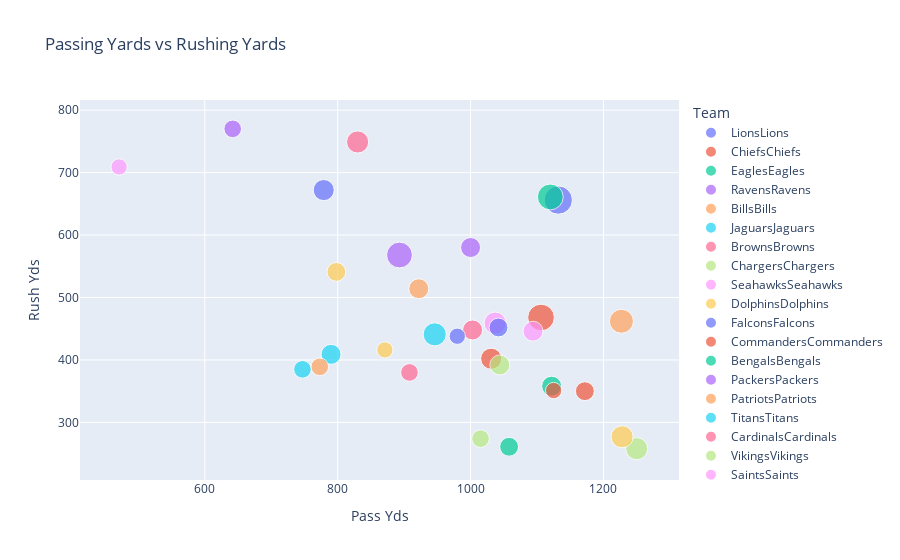

Here is the notebook cell this chart was saved with:
### Code cell
px.scatter(passing_rushing_df, x='Pass Yds', y='Rush Yds', color='Team', size='Tot TD', title='Passing Yards vs Rushing Yards')

### Figure 1 — Plotly figure (JSON) as saved in the notebook; plotly's stock layout.template omitted (floating-point values rounded to 4 significant figures)
{"data": [{"hovertemplate": "Team=LionsLions<br>Pass Yds=%{x}<br>Rush Yds=%{y}<br>Tot TD=%{marker.size}<extra></extra>", "legendgroup": "LionsLions", "marker": {"color": "#636efa", "size": [18], "sizemode": "area", "sizeref": 0.045, "symbol": "circle"}, "mode": "markers", "name": "LionsLions", "orientation": "v", "showlegend": true, "type": "scatter", "x": [1132], "xaxis": "x", "y": [656], "yaxis": "y"}, {"hovertemplate": "Team=ChiefsChiefs<br>Pass Yds=%{x}<br>Rush Yds=%{y}<br>Tot TD=%{marker.size}<extra></extra>", "legendgroup": "ChiefsChiefs", "marker": {"color": "#EF553B", "size": [16], "sizemode": "area", "sizeref": 0.045, "symbol": "circle"}, "mode": "markers", "name": "ChiefsChiefs", "orientation": "v", "showlegend": true, "type": "scatter", "x": [1106], "xaxis": "x", "y": [468], "yaxis": "y"}, {"hovertemplate": "Team=EaglesEagles<br>Pass Yds=%{x}<br>Rush Yds=%{y}<br>Tot TD=%{marker.size}<extra></extra>", "legendgroup": "EaglesEagles", "marker": {"color": "#00cc96", "size": [15], "sizemode": "area", "sizeref": 0.045, "symbol": "circle"}, "mode": "markers", "name": "EaglesEagles", "orientation": "v", "showlegend": true, "type": "scatter", "x": [1120], "xaxis": "x", "y": [661], "yaxis": "y"}, {"hovertemplate": "Team=RavensRavens<br>Pass Yds=%{x}<br>Rush Yds=%{y}<br>Tot TD=%{marker.size}<extra></extra>", "legendgroup": "RavensRavens", "marker": {"color": "#ab63fa", "size": [15], "sizemode": "area", "sizeref": 0.045, "symbol": "circle"}, "mode": "markers", "name": "RavensRavens", "orientation": "v", "showlegend": true, "type": "scatter", "x": [893], "xaxis": "x", "y": [568], "yaxis": "y"}, {"hovertemplate": "Team=BillsBills<br>Pass Yds=%{x}<br>Rush Yds=%{y}<br>Tot TD=%{marker.size}<extra></extra>", "legendgroup": "BillsBills", "marker": {"color": "#FFA15A", "size": [13], "sizemode": "area", "sizeref": 0.045, "symbol": "circle"}, "mode": "markers", "name": "BillsBills", "orientation": "v", "showlegend": true, "type": "scatter", "x": [1227], "xaxis": "x", "y": [462], "yaxis": "y"}, {"hovertemplate": "Team=JaguarsJaguars<br>Pass Yds=%{x}<br>Rush Yds=%{y}<br>Tot TD=%{marker.size}<extra></extra>", "legendgroup": "JaguarsJaguars", "marker": {"color": "#19d3f3", "size": [12], "sizemode": "area", "sizeref": 0.045, "symbol": "circle"}, "mode": "markers", "name": "JaguarsJaguars", "orientation": "v", "showlegend": true, "type": "scatter", "x": [946], "xaxis": "x", "y": [441], "yaxis": "y"}, {"hovertemplate": "Team=BrownsBrowns<br>Pass Yds=%{x}<br>Rush Yds=%{y}<br>Tot TD=%{marker.size}<extra></extra>", "legendgroup": "BrownsBrowns", "marker": {"color": "#FF6692", "size": [11], "sizemode": "area", "sizeref": 0.045, "symbol": "circle"}, "mode": "markers", "name": "BrownsBrowns", "orientation": "v", "showlegend": true, "type": "scatter", "x": [830], "xaxis": "x", "y": [749], "yaxis": "y"}, {"hovertemplate": "Team=ChargersChargers<br>Pass Yds=%{x}<br>Rush Yds=%{y}<br>Tot TD=%{marker.size}<extra></extra>", "legendgroup": "ChargersChargers", "marker": {"color": "#B6E880", "size": [11], "sizemode": "area", "sizeref": 0.045, "symbol": "circle"}, "mode": "markers", "name": "ChargersChargers", "orientation": "v", "showlegend": true, "type": "scatter", "x": [1250], "xaxis": "x", "y": [258], "yaxis": "y"}, {"hovertemplate": "Team=SeahawksSeahawks<br>Pass Yds=%{x}<br>Rush Yds=%{y}<br>Tot TD=%{marker.size}<extra></extra>", "legendgroup": "SeahawksSeahawks", "marker": {"color": "#FF97FF", "size": [11], "sizemode": "area", "sizeref": 0.045, "symbol": "circle"}, "mode": "markers", "name": "SeahawksSeahawks", "orientation": "v", "showlegend": true, "type": "scatter", "x": [1037], "xaxis": "x", "y": [459], "yaxis": "y"}, {"hovertemplate": "Team=DolphinsDolphins<br>Pass Yds=%{x}<br>Rush Yds=%{y}<br>Tot TD=%{marker.size}<extra></extra>", "legendgroup": "DolphinsDolphins", "marker": {"color": "#FECB52", "size": [11], "sizemode": "area", "sizeref": 0.045, "symbol": "circle"}, "mode": "markers", "name": "DolphinsDolphins", "orientation": "v", "showlegend": true, "type": "scatter", "x": [1228], "xaxis": "x", "y": [277], "yaxis": "y"}, {"hovertemplate": "Team=FalconsFalcons<br>Pass Yds=%{x}<br>Rush Yds=%{y}<br>Tot TD=%{marker.size}<extra></extra>", "legendgroup": "FalconsFalcons", "marker": {"color": "#636efa", "size": [10], "sizemode": "area", "sizeref": 0.045, "symbol": "circle"}, "mode": "markers", "name": "FalconsFalcons", "orientation": "v", "showlegend": true, "type": "scatter", "x": [779], "xaxis": "x", "y": [672], "yaxis": "y"}, {"hovertemplate": "Team=CommandersCommanders<br>Pass Yds=%{x}<br>Rush Yds=%{y}<br>Tot TD=%{marker.size}<extra></extra>", "legendgroup": "CommandersCommanders", "marker": {"color": "#EF553B", "size": [10], "sizemode": "area", "sizeref": 0.045, "symbol": "circle"}, "mode": "markers", "name": "CommandersCommanders", "orientation": "v", "showlegend": true, "type": "scatter", "x": [1031], "xaxis": "x", "y": [402], "yaxis": "y"}, {"hovertemplate": "Team=BengalsBengals<br>Pass Yds=%{x}<br>Rush Yds=%{y}<br>Tot TD=%{marker.size}<extra></extra>", "legendgroup": "BengalsBengals", "marker": {"color": "#00cc96", "size": [9], "sizemode": "area", "sizeref": 0.045, "symbol": "circle"}, "mode": "markers", "name": "BengalsBengals", "orientation": "v", "showlegend": true, "type": "scatter", "x": [1122], "xaxis": "x", "y": [358], "yaxis": "y"}, {"hovertemplate": "Team=PackersPackers<br>Pass Yds=%{x}<br>Rush Yds=%{y}<br>Tot TD=%{marker.size}<extra></extra>", "legendgroup": "PackersPackers", "marker": {"color": "#ab63fa", "size": [9], "sizemode": "area", "sizeref": 0.045, "symbol": "circle"}, "mode": "markers", "name": "PackersPackers", "orientation": "v", "showlegend": true, "type": "scatter", "x": [1000], "xaxis": "x", "y": [580], "yaxis": "y"}, {"hovertemplate": "Team=PatriotsPatriots<br>Pass Yds=%{x}<br>Rush Yds=%{y}<br>Tot TD=%{marker.size}<extra></extra>", "legendgroup": "PatriotsPatriots", "marker": {"color": "#FFA15A", "size": [9], "sizemode": "area", "sizeref": 0.045, "symbol": "circle"}, "mode": "markers", "name": "PatriotsPatriots", "orientation": "v", "showlegend": true, "type": "scatter", "x": [922], "xaxis": "x", "y": [514], "yaxis": "y"}, {"hovertemplate": "Team=TitansTitans<br>Pass Yds=%{x}<br>Rush Yds=%{y}<br>Tot TD=%{marker.size}<extra></extra>", "legendgroup": "TitansTitans", "marker": {"color": "#19d3f3", "size": [9], "sizemode": "area", "sizeref": 0.045, "symbol": "circle"}, "mode": "markers", "name": "TitansTitans", "orientation": "v", "showlegend": true, "type": "scatter", "x": [790], "xaxis": "x", "y": [409], "yaxis": "y"}, {"hovertemplate": "Team=CardinalsCardinals<br>Pass Yds=%{x}<br>Rush Yds=%{y}<br>Tot TD=%{marker.size}<extra></extra>", "legendgroup": "CardinalsCardinals", "marker": {"color": "#FF6692", "size": [9], "sizemode": "area", "sizeref": 0.045, "symbol": "circle"}, "mode": "markers", "name": "CardinalsCardinals", "orientation": "v", "showlegend": true, "type": "scatter", "x": [1003], "xaxis": "x", "y": [448], "yaxis": "y"}, {"hovertemplate": "Team=VikingsVikings<br>Pass Yds=%{x}<br>Rush Yds=%{y}<br>Tot TD=%{marker.size}<extra></extra>", "legendgroup": "VikingsVikings", "marker": {"color": "#B6E880", "size": [9], "sizemode": "area", "sizeref": 0.045, "symbol": "circle"}, "mode": "markers", "name": "VikingsVikings", "orientation": "v", "showlegend": true, "type": "scatter", "x": [1044], "xaxis": "x", "y": [392], "yaxis": "y"}, {"hovertemplate": "Team=SaintsSaints<br>Pass Yds=%{x}<br>Rush Yds=%{y}<br>Tot TD=%{marker.size}<extra></extra>", "legendgroup": "SaintsSaints", "marker": {"color": "#FF97FF", "size": [9], "sizemode": "area", "sizeref": 0.045, "symbol": "circle"}, "mode": "markers", "name": "SaintsSaints", "orientation": "v", "showlegend": true, "type": "scatter", "x": [1094], "xaxis": "x", "y": [446], "yaxis": "y"}, {"hovertemplate": "Team=49ers49ers<br>Pass Yds=%{x}<br>Rush Yds=%{y}<br>Tot TD=%{marker.size}<extra></extra>", "legendgroup": "49ers49ers", "marker": {"color": "#FECB52", "size": [8], "sizemode": "area", "sizeref": 0.045, "symbol": "circle"}, "mode": "markers", "name": "49ers49ers", "orientation": "v", "showlegend": true, "type": "scatter", "x": [798], "xaxis": "x", "y": [541], "yaxis": "y"}, {"hovertemplate": "Team=RaidersRaiders<br>Pass Yds=%{x}<br>Rush Yds=%{y}<br>Tot TD=%{marker.size}<extra></extra>", "legendgroup": "RaidersRaiders", "marker": {"color": "#636efa", "size": [8], "sizemode": "area", "sizeref": 0.045, "symbol": "circle"}, "mode": "markers", "name": "RaidersRaiders", "orientation": "v", "showlegend": true, "type": "scatter", "x": [1042], "xaxis": "x", "y": [452], "yaxis": "y"}, {"hovertemplate": "Team=JetsJets<br>Pass Yds=%{x}<br>Rush Yds=%{y}<br>Tot TD=%{marker.size}<extra></extra>", "legendgroup": "JetsJets", "marker": {"color": "#EF553B", "size": [8], "sizemode": "area", "sizeref": 0.045, "symbol": "circle"}, "mode": "markers", "name": "JetsJets", "orientation": "v", "showlegend": true, "type": "scatter", "x": [1172], "xaxis": "x", "y": [350], "yaxis": "y"}, {"hovertemplate": "Team=BuccaneersBuccaneers<br>Pass Yds=%{x}<br>Rush Yds=%{y}<br>Tot TD=%{marker.size}<extra></extra>", "legendgroup": "BuccaneersBuccaneers", "marker": {"color": "#00cc96", "size": [8], "sizemode": "area", "sizeref": 0.045, "symbol": "circle"}, "mode": "markers", "name": "BuccaneersBuccaneers", "orientation": "v", "showlegend": true, "type": "scatter", "x": [1058], "xaxis": "x", "y": [261], "yaxis": "y"}, {"hovertemplate": "Team=GiantsGiants<br>Pass Yds=%{x}<br>Rush Yds=%{y}<br>Tot TD=%{marker.size}<extra></extra>", "legendgroup": "GiantsGiants", "marker": {"color": "#ab63fa", "size": [7], "sizemode": "area", "sizeref": 0.045, "symbol": "circle"}, "mode": "markers", "name": "GiantsGiants", "orientation": "v", "showlegend": true, "type": "scatter", "x": [642], "xaxis": "x", "y": [770], "yaxis": "y"}, {"hovertemplate": "Team=SteelersSteelers<br>Pass Yds=%{x}<br>Rush Yds=%{y}<br>Tot TD=%{marker.size}<extra></extra>", "legendgroup": "SteelersSteelers", "marker": {"color": "#FFA15A", "size": [7], "sizemode": "area", "sizeref": 0.045, "symbol": "circle"}, "mode": "markers", "name": "SteelersSteelers", "orientation": "v", "showlegend": true, "type": "scatter", "x": [773], "xaxis": "x", "y": [389], "yaxis": "y"}, {"hovertemplate": "Team=PanthersPanthers<br>Pass Yds=%{x}<br>Rush Yds=%{y}<br>Tot TD=%{marker.size}<extra></extra>", "legendgroup": "PanthersPanthers", "marker": {"color": "#19d3f3", "size": [7], "sizemode": "area", "sizeref": 0.045, "symbol": "circle"}, "mode": "markers", "name": "PanthersPanthers", "orientation": "v", "showlegend": true, "type": "scatter", "x": [747], "xaxis": "x", "y": [385], "yaxis": "y"}, {"hovertemplate": "Team=TexansTexans<br>Pass Yds=%{x}<br>Rush Yds=%{y}<br>Tot TD=%{marker.size}<extra></extra>", "legendgroup": "TexansTexans", "marker": {"color": "#FF6692", "size": [7], "sizemode": "area", "sizeref": 0.045, "symbol": "circle"}, "mode": "markers", "name": "TexansTexans", "orientation": "v", "showlegend": true, "type": "scatter", "x": [908], "xaxis": "x", "y": [380], "yaxis": "y"}, {"hovertemplate": "Team=RamsRams<br>Pass Yds=%{x}<br>Rush Yds=%{y}<br>Tot TD=%{marker.size}<extra></extra>", "legendgroup": "RamsRams", "marker": {"color": "#B6E880", "size": [7], "sizemode": "area", "sizeref": 0.045, "symbol": "circle"}, "mode": "markers", "name": "RamsRams", "orientation": "v", "showlegend": true, "type": "scatter", "x": [1015], "xaxis": "x", "y": [274], "yaxis": "y"}, {"hovertemplate": "Team=BearsBears<br>Pass Yds=%{x}<br>Rush Yds=%{y}<br>Tot TD=%{marker.size}<extra></extra>", "legendgroup": "BearsBears", "marker": {"color": "#FF97FF", "size": [6], "sizemode": "area", "sizeref": 0.045, "symbol": "circle"}, "mode": "markers", "name": "BearsBears", "orientation": "v", "showlegend": true, "type": "scatter", "x": [471], "xaxis": "x", "y": [709], "yaxis": "y"}, {"hovertemplate": "Team=CowboysCowboys<br>Pass Yds=%{x}<br>Rush Yds=%{y}<br>Tot TD=%{marker.size}<extra></extra>", "legendgroup": "CowboysCowboys", "marker": {"color": "#FECB52", "size": [6], "sizemode": "area", "sizeref": 0.045, "symbol": "circle"}, "mode": "markers", "name": "CowboysCowboys", "orientation": "v", "showlegend": true, "type": "scatter", "x": [871], "xaxis": "x", "y": [416], "yaxis": "y"}, {"hovertemplate": "Team=BroncosBroncos<br>Pass Yds=%{x}<br>Rush Yds=%{y}<br>Tot TD=%{marker.size}<extra></extra>", "legendgroup": "BroncosBroncos", "marker": {"color": "#636efa", "size": [6], "sizemode": "area", "sizeref": 0.045, "symbol": "circle"}, "mode": "markers", "name": "BroncosBroncos", "orientation": "v", "showlegend": true, "type": "scatter", "x": [980], "xaxis": "x", "y": [438], "yaxis": "y"}, {"hovertemplate": "Team=ColtsColts<br>Pass Yds=%{x}<br>Rush Yds=%{y}<br>Tot TD=%{marker.size}<extra></extra>", "legendgroup": "ColtsColts", "marker": {"color": "#EF553B", "size": [6], "sizemode": "area", "sizeref": 0.045, "symbol": "circle"}, "mode": "markers", "name": "ColtsColts", "orientation": "v", "showlegend": true, "type": "scatter", "x": [1125], "xaxis": "x", "y": [351], "yaxis": "y"}], "layout": {"legend": {"itemsizing": "constant", "title": {"text": "Team"}, "tracegroupgap": 0}, "title": {"text": "Passing Yards vs Rushing Yards"}, "xaxis": {"anchor": "y", "domain": [0, 1], "title": {"text": "Pass Yds"}}, "yaxis": {"anchor": "x", "domain": [0, 1], "title": {"text": "Rush Yds"}}}}
